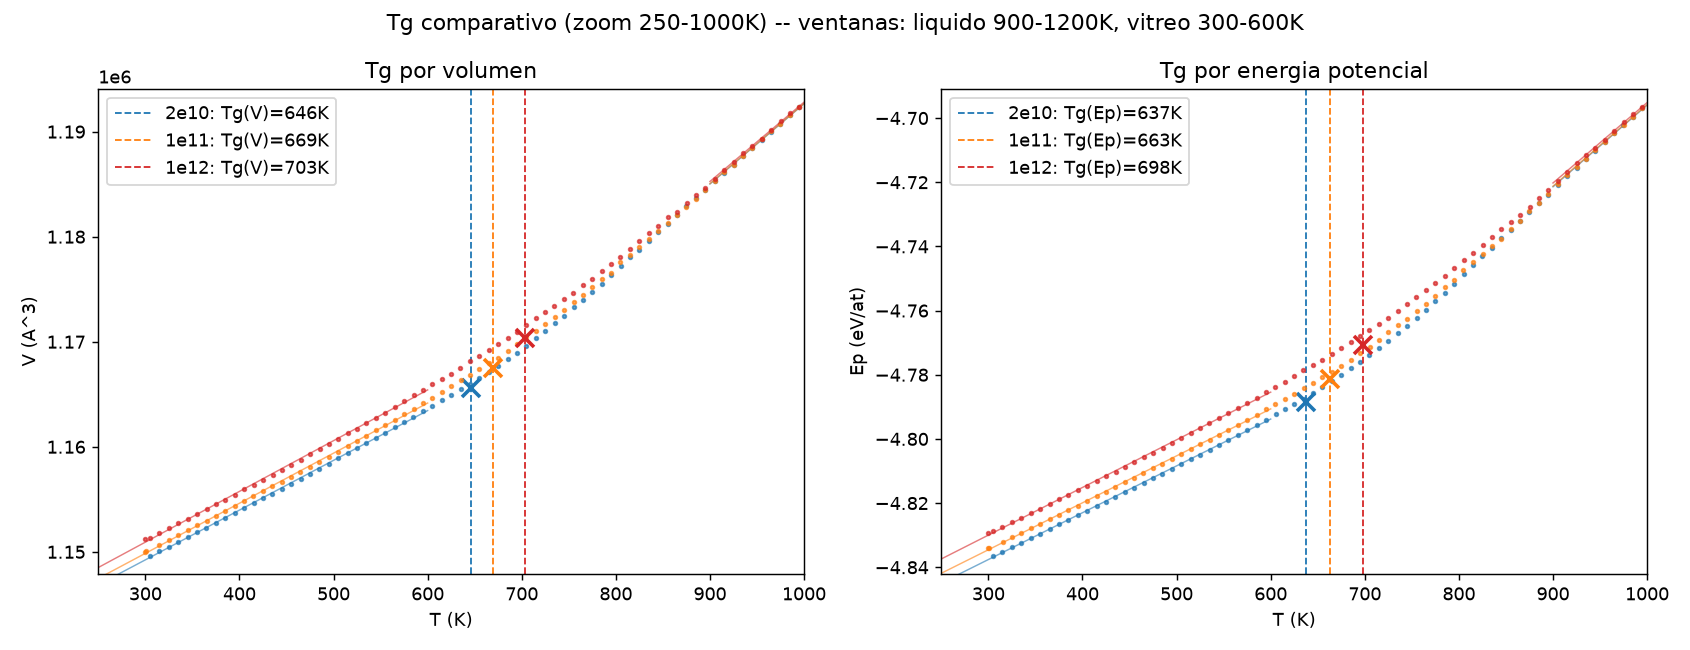

Write Python code to recreate this figure.
#!/usr/bin/env python3
"""Tg_comparativo.png centrado en la zona de la transicion (T <= T_MAX).
Mismo calculo de Tg que run_tg_1e11.py (ventanas de TG_WINDOWS); solo
cambia el rango de T mostrado y la escala Y, que se ajusta a los datos
visibles. Ademas de los puntos binned se dibujan las dos rectas de ajuste
(rama liquida / rama vitrea) de cada tasa, extendidas hasta su interseccion.
No pisa Tg_comparativo.png: escribe Tg_comparativo_zoom.png.
"""
import numpy as np
import matplotlib
matplotlib.use("Agg")
import matplotlib.pyplot as plt

from compute_tg import load_thermo, bin_by_temperature, two_branch_tg, TG_WINDOWS

T_BIN = 10.0
T_MIN, T_MAX = 250.0, 1000.0
RATE_COLOR = {"2e10": "tab:blue", "1e11": "tab:orange", "1e12": "tab:red"}
RATE_CSV = {r: f"{r}/thermo_{r}.csv" for r in RATE_COLOR}

fig, axes = plt.subplots(1, 2, figsize=(13, 5))
ylims = {0: [np.inf, -np.inf], 1: [np.inf, -np.inf]}
for rate, color in RATE_COLOR.items():
    T, Ep, V = load_thermo(RATE_CSV[rate])
    Tb, Vb = bin_by_temperature(T, V, T_BIN)
    _, Epb = bin_by_temperature(T, Ep, T_BIN)
    sel = (Tb >= T_MIN) & (Tb <= T_MAX)
    for ax_i, (yb, key, lab) in enumerate([(Vb, "V", "Tg(V)"), (Epb, "Ep", "Tg(Ep)")]):
        Tg, (ml, cl), (mg, cg) = two_branch_tg(Tb, yb, TG_WINDOWS["liquid"], TG_WINDOWS["glass"])
        ax = axes[ax_i]
        ax.plot(Tb[sel], yb[sel], ".", ms=4, color=color, alpha=0.7)
        tl = np.array([TG_WINDOWS["liquid"][0], T_MAX])
        tg_ = np.array([T_MIN, TG_WINDOWS["glass"][1]])
        ax.plot(tl, ml * tl + cl, "-", lw=0.8, color=color, alpha=0.6)
        ax.plot(tg_, mg * tg_ + cg, "-", lw=0.8, color=color, alpha=0.6)
        ax.axvline(Tg, color=color, ls="--", lw=1, label=f"{rate}: {lab}={Tg:.0f}K")
        ax.plot(Tg, ml * Tg + cl, "x", color=color, ms=10, mew=2)
        ylims[ax_i][0] = min(ylims[ax_i][0], yb[sel].min())
        ylims[ax_i][1] = max(ylims[ax_i][1], yb[sel].max())

for ax_i, (title, ylabel) in enumerate([("Tg por volumen", "V (A^3)"),
                                        ("Tg por energia potencial", "Ep (eV/at)")]):
    ax = axes[ax_i]
    lo, hi = ylims[ax_i]
    pad = 0.04 * (hi - lo)
    ax.set_xlim(T_MIN, T_MAX)
    ax.set_ylim(lo - pad, hi + pad)
    ax.set_title(title); ax.set_xlabel("T (K)"); ax.set_ylabel(ylabel)
    ax.legend(loc="upper left")
fig.suptitle(f"Tg comparativo (zoom {T_MIN:.0f}-{T_MAX:.0f}K) -- ventanas: liquido 900-1200K, vitreo 300-600K")
fig.tight_layout()
fig.savefig("Tg_comparativo_zoom.png", dpi=130)
print("Tg_comparativo_zoom.png escrito")
